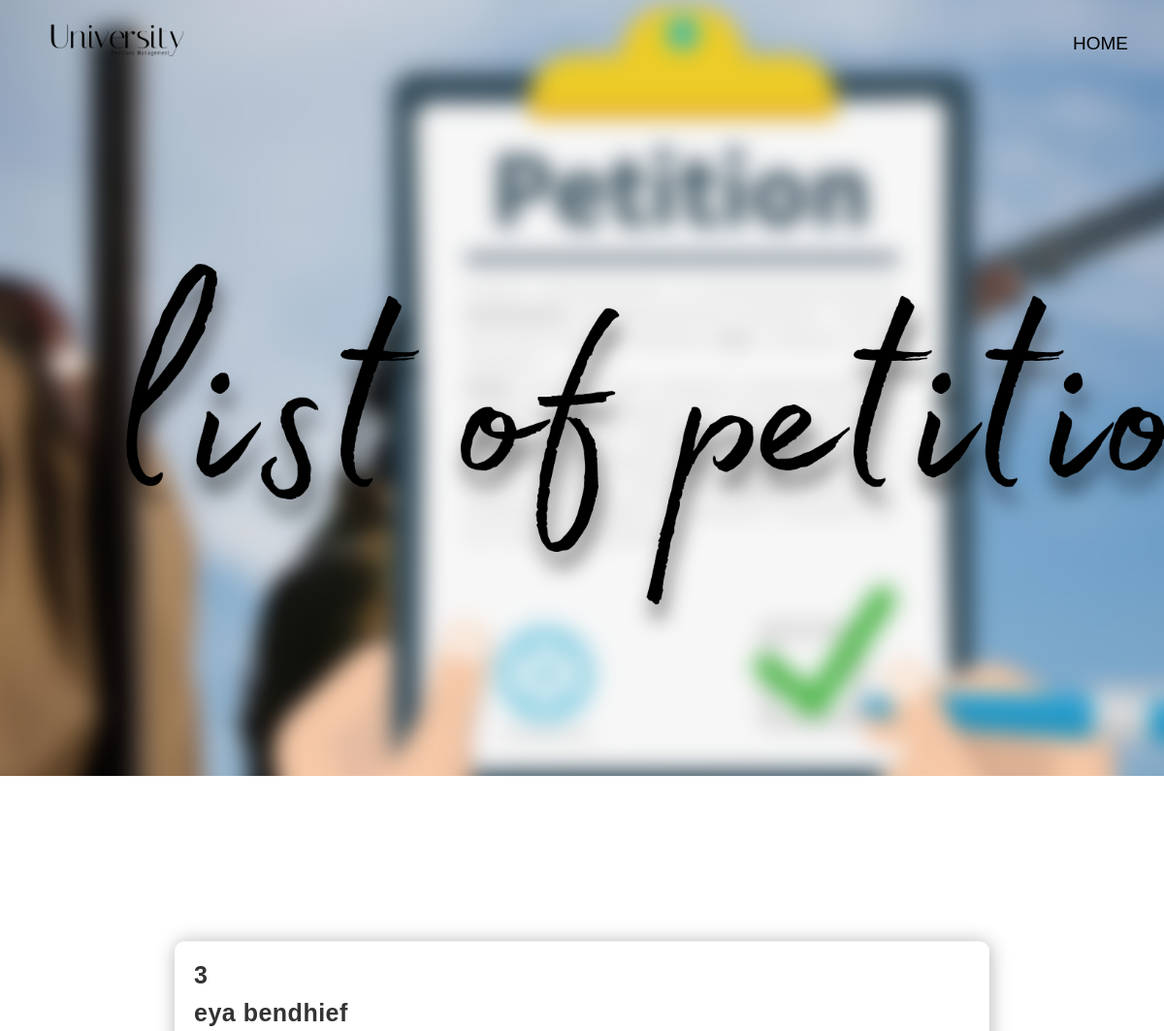
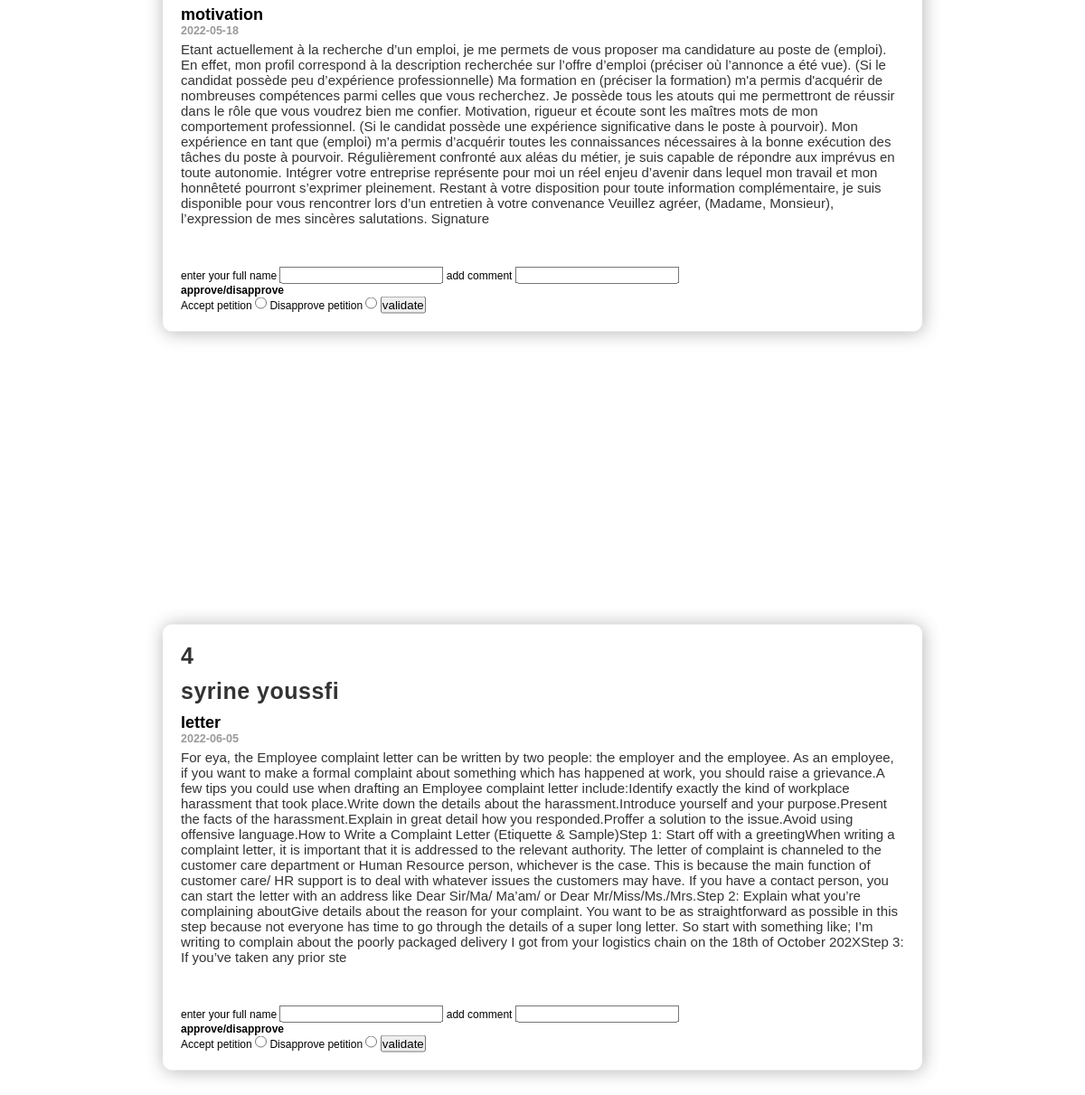
The app's page /VIEWLIST.PHP with its own data (2 pictures, top to bottom).
### tables this page shows
CREATE TABLE `petition` (
  `id` int(100) NOT NULL,
  `title` varchar(100) NOT NULL,
  `content` text NOT NULL,
  `date` date NOT NULL,
  `name` varchar(100) NOT NULL,
  `fname` varchar(100) NOT NULL
);

### VIEWLIST.PHP (the view, shortened to what this page needs)
<?php
	include 'config.php';
?>
<!DOCTYPE html>
<html lang="en">
<head>
<link rel="stylesheet" href="styleview.css">
</head>
<body>
<div class="banners">
<div class="banner">
        <nav class="navbar">
            <img class="logo" src="logosite.png">
            <a href="index.php">Home</a>
        </nav>
</div>
</div>
<div>
            <table >
                <tbody>
				<?php
                $result = mysqli_query($conn,"SELECT * FROM petition");
                while($row = mysqli_fetch_array($result))
                {
          ?>
					<td>
                        <tr>
                     <div class="wrapper">
                       <form action="comment.php" method="post"  >
                       <div class="blog_post">
                         <div class="container_copy">
                         <h1><?php echo $row["id"]  ?></h1>
                        <h1><?php echo $row["name"];echo ' '; echo $row["fname"];  ?></h1>
                        <h2><?php echo $row["title"]; ?></h2>
                        <h3><?php echo $row["date"]; ?></h3>
                        <p><?php echo $row["content"]; ?></p>
                        </div>
                        <label for="">enter your full name </label>
                         <input type="text" name="comment" >
                        <label for="">add comment</label>
                         <input type="text" name="comment" >
                         <h4>approve/disapprove</h4>
                         <label for="">Accept petition</label>
                         <input type="radio" name="situation" value="Approve">
                         <label for="">Disapprove petition</label>
                         <input type="radio" name="situation" value="DisaApprove">
                         <button type="submit" name="insert" id="insert" class ="btn btn-primary">validate </button>
                        </div>
                        </form>
                      </div>
                        </tr>
					</td>
          <?php
                    }
                ?>
                </tbody>
                  </table>
</body>
</html>

### styleview.css (style rules this page uses)
* { padding: 0; margin: 0; }
html { font-family: "italiana", sans-serif; font-size: 10px; }
.navbar { position: relative; height: 70px; width: 100%; top: 0; left: 0; background: rgba(0, 0, 0, 0, 0); }
.navbar a { color: black; text-decoration: none; display: inline-block; line-height: 70px; font-weight: 400; display: inline-block; float: right; margin-right: 20px; font-size: 19px; padding: 10px 17px; transition: 0.4s; text-transform: uppercase; }
.banners { background-image: url(petition.png); background-size: cover; height: 100vh; }
.navbar img { width: 140px; height: auto; padding: 20px 50px; }
body { font-family: "italiana", sans-serif; font-size: 12px; background: white; }
.wrapper { height: 100%; width: 100%; height: 100vh; }
.blog_post { position: relative; padding: 20px; background: #fff; max-width: 800px; border-radius: 10px; top: 50%; left: 50%; transform: translate(-50%, -50%); box-shadow: 1px 1px 2rem rgba(0, 0, 0, 0.3); }
h3 { margin: 0 0 0.5rem 0; color: #999; font-size: 1.25rem; }
.container_copy h1 { margin: 0 0 1rem 0; font-size: 2.5rem; letter-spacing: 0.5px; color: #333; }
p { margin: 0 0 4.5rem 0; font-size: 1.5rem; color: #333; }

### records on screen
petition: id "3", name "eya", fname "bendhief", title "motivation", date "2022-05-18", content "Etant actuellement à la recherche d’un emploi, je me permets de vous proposer ma candidature au poste de (emploi). En effet, mon profil correspond à la description recherchée sur l’offre d’emploi (préciser où l’annonce a été vue). (Si le candidat possède peu d’expérience professionnelle) Ma formation en (préciser la formation) m'a permis d'acquérir de nombreuses compétences parmi celles que vous recherchez. Je possède tous les atouts qui me permettront de réussir dans le rôle que vous voudrez bien me confier. Motivation, rigueur et écoute sont les maîtres mots de mon comportement professionnel. (Si le candidat possède une expérience significative dans le poste à pourvoir). Mon expérience en…"
petition: id "4", name "syrine", fname "youssfi", title "letter", date "2022-06-05", content "For eya, the Employee complaint letter can be written by two people: the employer and the employee. As an employee, if you want to make a formal complaint about something which has happened at work, you should raise a grievance.A few tips you could use when drafting an Employee complaint letter include:Identify exactly the kind of workplace harassment that took place.Write down the details about the harassment.Introduce yourself and your purpose.Present the facts of the harassment.Explain in great detail how you responded.Proffer a solution to the issue.Avoid using offensive language.How to Write a Complaint Letter (Etiquette & Sample)Step 1: Start off with a greetingWhen writing a…"
